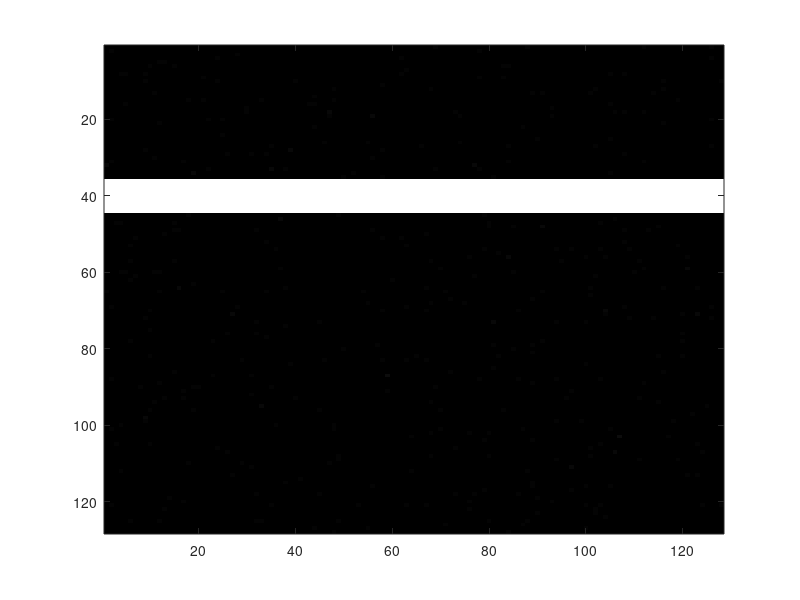

The MATLAB script that drew this image: (Note: this script raises an error after producing the figure.)
% clean
clc;
clear all;
close all;

%%%%%%%%%%%%%%
% parameters
%%%%%%%%%%%%%%

output_dir = '../results/';
base_name = 'rectangle';
out_base = strcat(output_dir, base_name);

noisy = 1;
noisy_sigma = 1;

% parameters definition
M = 128;     % image size
N = M;

Im = zeros(M,N);

if strcmp(base_name, 'circle')
  c=[40,64];   % disk center
  R=4;         % disk radius
  Im=imsyn(N,c,R);
elseif strcmp(base_name, 'rectangle') 
  for m=36:44
    for n = 1:N
      Im(m,n) = 255;
    end
  end
elseif strcmp(base_name, 'tjunc1') % 3D images
  load('../medical images/Tjunc1');
  [M,N,K] = size(Tjunc1);
  Im = Tjunc1(:,:,round(K/2));
elseif strcmp(base_name, 'yjunc1') % 3D images
  load('../medical images/Yjunc1');
  [M,N,K] = size(Yjunc1);
  Im = Yjunc1(:,:,round(K/2));
end

%%%%%%%%%%%%%%%
%  add noisy
%%%%%%%%%%%%%%%
if noisy
  out_base = strcat(out_base,'_noisy');  
  Im = Im + noisy_sigma*randn(size(Im));
end

% image has two value 0 background and the 
% structure a constant near 255
MAX = max(Im(:));

% show image
f_init = figure
image(Im); colormap(gray);
print(f_init, '-r80', '-depsc2', strcat(out_base, '_figure.eps'));

[response r_matrix eigen_vectors_matrix eigen_values_matrix] = minimum_response(Im);

% remove noisy  by thresholding filter response
if  noisy
  threshold = 0.05*min(response(:)); % threshold: 5% of min
  [line, column] = find(response > threshold);
  response(line, column) = 0;
  r_matrix(line, column) = 0; % remove noisy radius
  eigen_vectors_matrix(line, column,:,:) = 0; % remove noisy vectors
  eigen_values_matrix(line, column,:) = 0; % remove noisy eigen values
end

% show 3D image of filtered response
f_response = figure
surf(response);
print(f_response, '-r80', '-depsc2', strcat(out_base, '_filtered.eps'));

f_radius = figure
image(r_matrix); colormap(gray);
print(f_radius, '-r80', '-depsc2', strcat(out_base, '_radius.eps'));

direction = atan(eigen_vectors_matrix(:,:,2,1)./(eigen_vectors_matrix(:,:,1,1)+0.001));
min_direction = min(direction(:));
max_direction = max(direction(:));
direction = 255*(1/(max_direction-min_direction))*(direction(:,:) - min_direction);
f_direction = figure
image(direction); colormap(gray);
print(f_direction, '-r80', '-depsc2', strcat(out_base, '_direction.eps'));

%%%%%%%%%%%%%%%%%%%%%%%%%%%%%%%%%%%%%%
% Find best threshold by comparing
% binarized image to the original one
%%%%%%%%%%%%%%%%%%%%%%%%%%%%%%%%%%%%%%
if 0 % disable

reconstructed_im = build_vessel(response, 1, MAX);

% show reconstructed image
figure
image(reconstructed_im); colormap(gray);

diff = Im - reconstructed_im;

figure
surf(diff);
image(abs(diff)); colormap(gray);


[threshold, reconstructed_im] = best_threshold(Im, response, 10000);

f_final = figure
image(reconstructed_im); colormap(gray);
print(f_final, '-r80', '-depsc2', strcat(out_base, '_reconstructed.eps'));

end

%%%%%%%%%%%%%%%%%%%%%%%%%%%%%%%%%%%%%%%%%%%%%%
%        Find local minimum
%%%%%%%%%%%%%%%%%%%%%%%%%%%%%%%%%%%%%%%%%%%%%%

minimum = local_minimum(response);
minimum_im = 255*minimum;

f_minimum = figure
image(minimum_im); colormap(gray);
print(f_minimum, '-r80', '-depsc2', strcat(out_base, '_centerline.eps'));


%%%%%%%%%%%%%%%%%%%%%%%%%%%%%%%%%%%%%%%%%%%%%%
% Reconstructed image using centerline
% and radius    
%%%%%%%%%%%%%%%%%%%%%%%%%%%%%%%%%%%%%%%%%%%%%%

reconstructed_im = 255*reconstruction(minimum, r_matrix);
f_reconstructed = figure
image(reconstructed_im); colormap(gray);


%%%%%%%%%%%%%%%%%%%%%%%%%%%%%%%%%%%%%%%%%%%%%%%
%      Stochastic throwing balls
%%%%%%%%%%%%%%%%%%%%%%%%%%%%%%%%%%%%%%%%%%%%%%%

times = 100;

% ball throwing
ball_count = count_ball(response, times);
f_ball = figure
surf(ball_count);
print(f_ball, '-r80', '-depsc2', strcat(out_base, '_ball_stochastic.eps'));

% ball centerline
line = 255*(ball_count > 1.5*times*ones(M, N));
f_ball_centerline = figure;
image(line); colormap(gray);
print(f_ball_centerline, '-r80', '-depsc2', strcat(out_base, '_ball_centerline.eps'));
